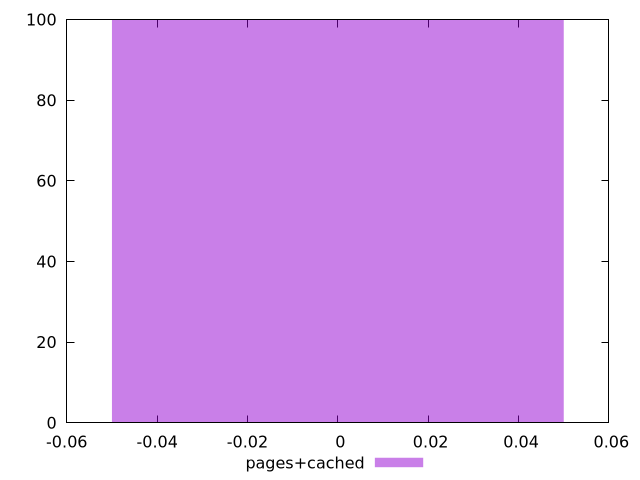

gnuplot code for this plot:
$_pagesCached <<EOF
0 100
EOF
set key outside below
set terminal pngcairo
set output "report_00004_2020-11-02T20-21-41.718Z/legacy-javascript/pages+cached//raw_hist.png"
set yrange [0:100]
set boxwidth 0.1
set style fill transparent solid 0.5 noborder
plot $_pagesCached title "pages+cached" with boxes ,
